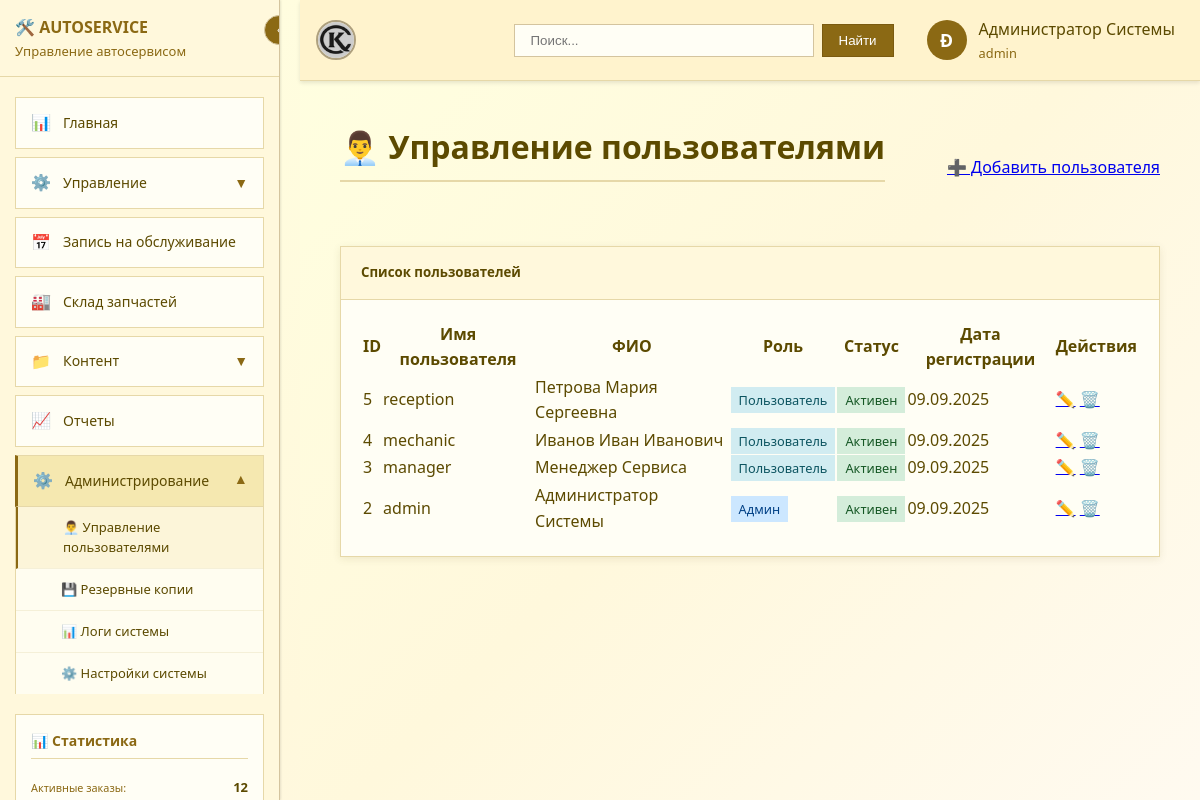
The page /admin/user_management.php (signed in) on the database its author committed.
### tables this page shows
CREATE TABLE `users` (
  `id` int NOT NULL,
  `username` varchar(50) NOT NULL,
  `password` varchar(255) NOT NULL,
  `email` varchar(100) NOT NULL,
  `full_name` varchar(100) NOT NULL,
  `role` enum('admin','mechanic','manager','reception') NOT NULL DEFAULT 'mechanic',
  `is_active` tinyint(1) DEFAULT '1',
  `created_at` timestamp NULL DEFAULT CURRENT_TIMESTAMP,
  `updated_at` timestamp NULL DEFAULT CURRENT_TIMESTAMP ON UPDATE CURRENT_TIMESTAMP
);

### admin/user_management.php (the view, shortened to what this page needs)
<?php
include 'header.php';
?>
<div class="content-container">
    <div class="header-actions">
        <h1 class="page-title">👨‍💼 Управление пользователями</h1>
        <a href="user_management.php?action=create" class="btn-1c primary">➕ Добавить пользователя</a>
    </div>
    <div class="card-1c">
        <div class="card-header-1c">
            <h5>Список пользователей</h5>
        </div>
        <div class="card-content">
            <table class="table-1c">
                <thead>
                    <tr>
                        <th>ID</th>
                        <th>Имя пользователя</th>
                        <th>ФИО</th>
                        <th>Роль</th>
                        <th>Статус</th>
                        <th>Дата регистрации</th>
                        <th>Действия</th>
                    </tr>
                </thead>
                <tbody>
                    <?php
                    $stmt = $pdo->query("SELECT * FROM users ORDER BY id DESC");
                    while ($user = $stmt->fetch(PDO::FETCH_ASSOC)):
                    ?>
                    <tr>
                        <td><?= $user['id'] ?></td>
                        <td><?= htmlspecialchars($user['username']) ?></td>
                        <td><?= htmlspecialchars($user['full_name']) ?></td>
                        <td><span class="status-badge <?= $user['role'] === 'admin' ? 'primary' : 'info' ?>">
                            <?= $user['role'] === 'admin' ? 'Админ' : 'Пользователь' ?>
                        </span></td>
                        <td><span class="status-badge <?= $user['is_active'] ? 'success' : 'warning' ?>">
                            <?= $user['is_active'] ? 'Активен' : 'Неактивен' ?>
                        </span></td>
                        <td><?= date('d.m.Y', strtotime($user['created_at'])) ?></td>
                        <td>
                            <a href="user_management.php?action=edit&id=<?= $user['id'] ?>" class="btn-1c">✏️</a>
                            <a href="user_management.php?action=delete&id=<?= $user['id'] ?>" class="btn-1c" onclick="return confirm('Удалить пользователя?')">🗑️</a>
                        </td>
                    </tr>
                    <?php endwhile; ?>
                </tbody>
            </table>
        </div>
    </div>
</div>
<?php include 'footer.php'; ?>

### assets/css/style.css (style rules this page uses)
:root { --sidebar-width:300px; --sidebar-collapsed: 60px; --bg-main: #FFFFE0; --bg-gradient: linear-gradient(135deg, #FFFFE0 0%, #FFF8DC 50%, #FFFAF0 100%); --text-dark: #5c4a00; --text-light: #8b6914; --border-color: #e6d8a8; --shadow-light: 0 2px 8px rgba(92, 74, 0, 0.1); }
* { margin: 0; padding: 0; box-sizing: border-box; }
body { font-family: 'Segoe UI', Tahoma, Geneva, Verdana, sans-serif; background: var(--bg-gradient); color: var(--text-dark); min-height: 100vh; line-height: 1.6; overflow-x: hidden; }
.content-container { padding: 20px; width: 100%; max-width: none; margin: 0; }
.page-title { font-size: 2rem; font-weight: 600; color: var(--text-dark); margin-bottom: 2rem; padding-bottom: 0.5rem; border-bottom: 2px solid var(--border-color); }
.card-1c { background: #fffef5; border: 1px solid var(--border-color); border-radius: 0; padding: 20px; margin-bottom: 20px; box-shadow: var(--shadow-light); }
.card-header-1c { background: #fff8dc; border-bottom: 1px solid var(--border-color); padding: 15px 20px; margin: -20px -20px 20px -20px; font-weight: 600; color: var(--text-dark); }
.header-actions { display: flex; justify-content: space-between; align-items: center; margin-bottom: 2rem; flex-wrap: wrap; gap: 1rem; width: 100%; }
.status-badge { padding: 0.25rem 0.5rem; font-size: 0.8rem; font-weight: 500; }
.status-badge.success { background: #d4edda; color: #155724; }
.status-badge.info { background: #d1ecf1; color: #0c5460; }
.status-badge.primary { background: #cce7ff; color: #004085; }

### rows shown on the page
users: id "5", username "reception", full_name "Петрова Мария Сергеевна", role "Пользователь", is_active "Активен", created_at "09.09.2025"
users: id "4", username "mechanic", full_name "Иванов Иван Иванович", role "Пользователь", is_active "Активен", created_at "09.09.2025"
users: id "3", username "manager", full_name "Менеджер Сервиса", role "Пользователь", is_active "Активен", created_at "09.09.2025"
users: id "2", username "admin", full_name "Администратор Системы", role "Админ", is_active "Активен", created_at "09.09.2025"

### other values the page prints
substr($_SESSION['full_name'] ?? 'U', 0, 1) "Ð"
$_SESSION['full_name'] "Администратор Системы"
$_SESSION['user_role'] "admin"
